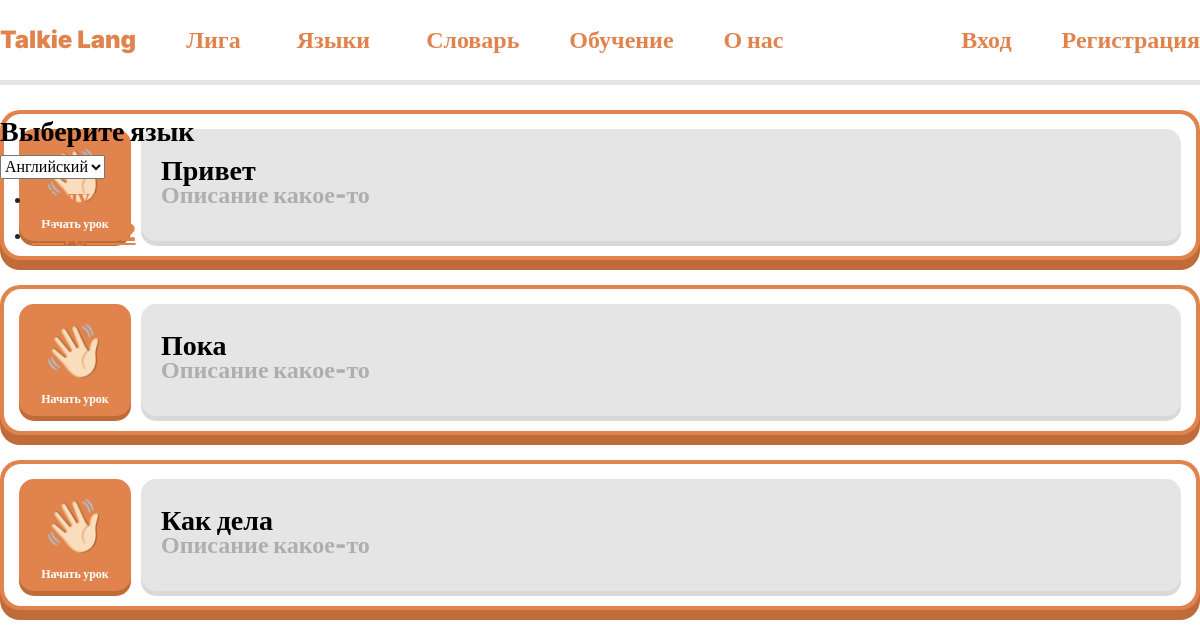
Page /index-t.php on the committed database.
### tables this page shows
CREATE TABLE `modules` (
  `module_id` int NOT NULL,
  `module_name` text NOT NULL,
  `lang_id` int DEFAULT NULL
);

CREATE TABLE `lessons` (
  `lesson_id` int NOT NULL,
  `lesson_name` text NOT NULL,
  `lesson_desc` text NOT NULL,
  `module_id` int DEFAULT NULL
);

### index-t.php (the view, shortened to what this page needs)
<?php
require "connection-db.php";
$langs = mysqli_fetch_all(mysqli_query($conn, "select * from langs"));
$selected_lang = isset($_GET["lang_id"]) ? $_GET["lang_id"] : 1;
$modules = mysqli_fetch_all(mysqli_query($conn, "select * from modules where lang_id = $selected_lang"));
$selected_module = isset($_GET["module_id"]) ? $_GET["module_id"] : $modules[0][0];
$lessons = mysqli_fetch_all(mysqli_query($conn, "select * from lessons where module_id = $selected_module"));
?>
<!DOCTYPE html>
<html lang="en">
<?php include "components/head.php"; ?>
<body>
    <?php include "components/header.php"; ?>
    <main>
        <aside>
            <form id="lang">
                <p class="title1 mb-3">Выберите язык</p>
                <select name="lang_id">
                    <?php foreach ($langs as $lang): ?>
                        <option value="<?= $lang[0] ?>" <?= ($lang[0] == $selected_lang) ? "selected" : "" ?>><?= $lang[1] ?>
                        </option>
                    <?php endforeach ?>
                </select>
            </form>
            <ul>
                <?php foreach ($modules as $module): ?>
                    <li><a href="?lang_id=<?= $selected_lang ?>&module_id=<?= $module[0] ?>" class="title3"><?= $module[1] ?></a></li>
                <?php endforeach ?>
            </ul>
        </aside>
        <div class="container">
            <?php foreach ($lessons as $lesson): ?>
                    <div class="lesson">
                        <div class="lesson-bg">
                            <a href="" class="lesson-emoji">👋🏻<p>Начать урок</p>
                            </a>
                            <div class="lesson-info">
                                <p class="title1"><?=$lesson[1]?></p>
                                <p class="title2"><?=$lesson[2]?></p>
                            </div>
                        </div>
                    </div>
            <?php endforeach ?>
        </div>
    </main>
</body>
</html>

### css/style.css (style rules this page uses)
* { transition: 0.15s ease-out; }
:root { --main-color: #e0834d; --main-color-shadow: #c06b3a; --main-color-light: rgb(235, 155, 109); --green-color: #4de06d; --green-color-shadow: #2db64b; --red-color: #e0524d; --red-color-shadow: #b6362d; --bg-color: #0f0f0f; --bg-secondary: #1a1a1a; --gray-color: #a38a7a; --gray-color-light: #d3c2b6; }
body { font-family: inter; }
p { margin: 0; }
.container { max-width: 1280px; display: flex; flex-direction: column; gap: 25px; padding-left: 0; padding-right: 0; }
.lesson { height: 150px; padding: 4px; border-radius: 20px; background-color: var(--main-color); display: flex; justify-content: center; align-items: center; box-shadow: 0px 10px 0px var(--main-color-shadow); }
.lesson-bg { border-radius: 17px; padding: 15px; width: 100%; height: 100%; background-color: white; display: flex; justify-content: space-around; gap: 10px; }
.lesson-emoji { text-decoration: none; font-size: 52px; border-radius: 15px; aspect-ratio: 1 / 1; background-color: var(--main-color); box-shadow: 0px 5px 0px var(--main-color-shadow); display: flex; flex-direction: column; justify-content: center; align-items: center; transition: 0.25s ease-out; box-sizing: border-box; border: 1px solid rgba(255, 255, 255, 0); }
.lesson-emoji p { color: white; font-size: 12px; font-weight: 900; text-align: center; transition: 0.15s ease-out; }
.lesson-info { padding: 20px; border-radius: 15px; width: 100%; background-color: #e5e5e5; box-shadow: 0px 5px 0px #D9D9D9; }
.title1 { color: black; height: 28px; font-size: 28px; font-weight: 900; }
.title2 { height: 24px; font-size: 24px; color: #aeaeae; font-weight: 900; }
.title3 { height: 24px; font-size: 24px; color: var(--main-color); font-weight: 900; }
main { padding: 25px 0; }
aside { position: fixed; }

### rows in the picture
modules: module_name "Модуль 1"
modules: module_name "Модуль 2"
lessons: lesson_name "Привет", lesson_desc "Описание какое-то"
lessons: lesson_name "Пока", lesson_desc "Описание какое-то"
lessons: lesson_name "Как дела", lesson_desc "Описание какое-то"

### other values in the picture
form field lang_id "Английский"
